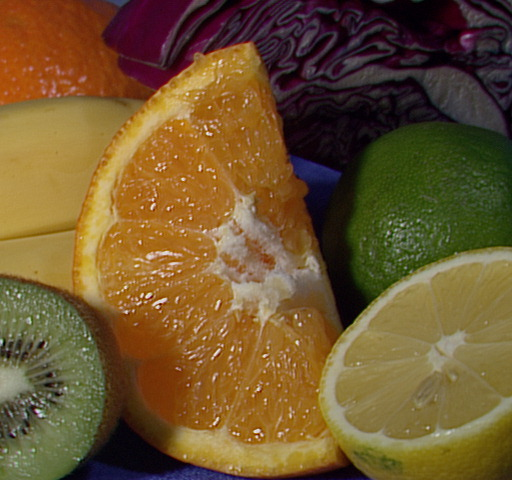
#> input picture assets/images/input.jpg, 512 x 480 px
$ jupyter execute '19. Histograms & K-Means Clustering for Color Analysis.ipynb'
#> lines starting #> are read from the running program, lines starting #| are printed output that depends on the picture
# **Histogram Representations**

#### **Objectives:**
1. View the RGB Histogram representations of images
2. Use K-Means Clustering to get the dominant colors and their proportions in images

> **Assets note.** The original asset pack for this course was never committed to this repo (no `images/`, `videos/`, or `haarcascades/`, in any past commit). This fork ships a real, working replacement set — sourced from OpenCV's own official sample data where a good match existed, generated procedurally where it didn't (see `scripts/generate_assets.py`) — under `assets/images/`, `assets/videos/`, and `assets/haarcascades/`, plus small, called-out fixes wherever a swap needed one. Nothing else was removed. See the README for the full source list. No download step needed — just run the cells top to bottom.

[cell 1]
import cv2
import numpy as np
from matplotlib import pyplot as plt

# Define our imshow function
def imshow(title = "Image", image = None, size = 8):
    w, h = image.shape[0], image.shape[1]
    aspect_ratio = w/h
    plt.figure(figsize=(size * aspect_ratio,size))
    plt.imshow(cv2.cvtColor(image, cv2.COLOR_BGR2RGB))
    plt.title(title)
    plt.show()

[cell 2]
image = cv2.imread('./assets/images/input.jpg')
#> image is the input picture: shape (480, 512, 3); mean B, G, R 46.2, 85.6, 110.8
imshow("Input", image)

# histogram = cv2.calcHist([image], [0], None, [256], [0, 256])

# We plot a histogram, ravel() flatens our image array
plt.hist(image.ravel(), 256, [0, 256])
plt.show()
#> figure, not shown here; tallest bar 7750 high, from x = 11 to 12

# Viewing Separate Color Channels
color = ('b', 'g', 'r')

# We now separate the colors and plot each in the Histogram
for i, col in enumerate(color):
    histogram2 = cv2.calcHist([image], [i], None, [256], [0, 256])
    plt.plot(histogram2, color = col)
    plt.xlim([0,256])

plt.show()
#> figure, not shown here; curve peaks at x = 11, y = 5442; curve peaks at x = 0, y = 4522; curve peaks at x = 144, y = 2425

**cv2.calcHist(images, channels, mask, histSize, ranges[, hist[, accumulate]])**

- **images** : it is the source image of type uint8 or float32. it should be given in square brackets, ie, "[img]".
- **channels** : it is also given in square brackets. It is the index of channel for which we calculate histogram. For example, if input is grayscale image, its value is [0]. For color image, you can pass [0], [1] or [2] to calculate histogram of blue, green or red channel respectively.
- **mask** : mask image. To find histogram of full image, it is given as "None". But if you want to find histogram of particular region of image, you have to create a mask image for that and give it as mask. (I will show an example later.)
- **histSize** : this represents our BIN count. Need to be given in square brackets. For full scale, we pass [256].
- **ranges** : this is our RANGE. Normally, it is [0,256].

[cell 3]
image = cv2.imread('./assets/images/tobago.jpg')
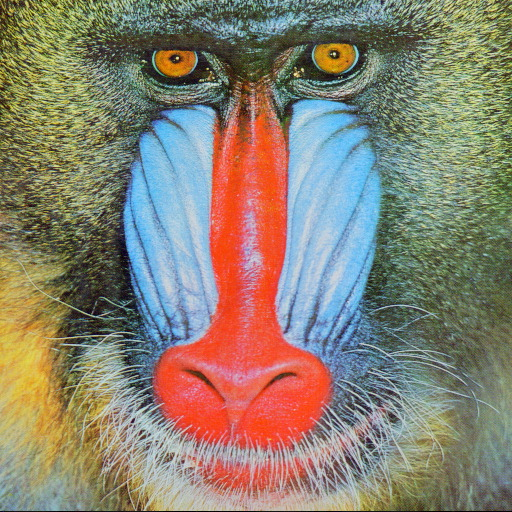
#> input picture assets/images/tobago.jpg, 512 x 512 px
#> image is the input picture: shape (512, 512, 3); mean B, G, R 112.9, 129.1, 137.1
imshow("Input", image)

histogram = cv2.calcHist([image], [0], None, [256], [0, 256])
#> histogram = 256 values, max 2063 at index 75, min 35 at index 254, mean 1024

# We plot a histogram, ravel() flatens our image array
plt.hist(image.ravel(), 256, [0, 256]); plt.show()
#> after `plt.hist(image.ravel(), 256, [0, 256])`:
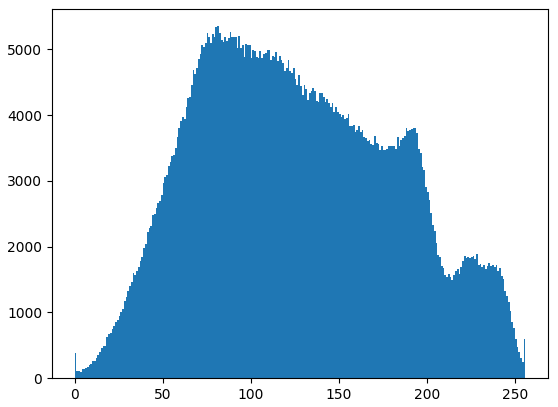
#> figure drawn by matplotlib, 1 panel; tallest bar 5352 high, from x = 81 to 82

# Viewing Separate Color Channels
color = ('b', 'g', 'r')

# We now separate the colors and plot each in the Histogram
for i, col in enumerate(color):
    histogram2 = cv2.calcHist([image], [i], None, [256], [0, 256])
    plt.plot(histogram2, color = col)
    plt.xlim([0,256])

plt.show()
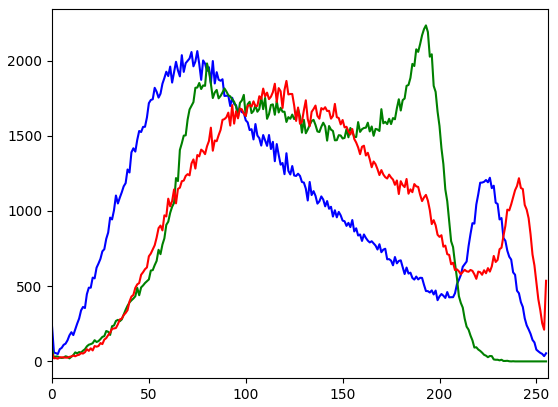
#> figure drawn by matplotlib, 1 panel; curve peaks at x = 75, y = 2063; curve peaks at x = 193, y = 2234; curve peaks at x = 121, y = 1865
#| (512, 512, 3)
#| (262144, 3)

## **K-Means Clustering to obtain the dominant colors in an image**

**The algorithm in one loop:** treat every pixel as a point in 3D RGB space (a cloud of colors, not a picture), then repeat two steps until nothing moves:

1. **Assign** — give each pixel to whichever of the `K` current centroids it's closest to (Euclidean distance in RGB).
2. **Update** — move each centroid to the *average* RGB value of all the pixels just assigned to it.

Start the `K` centroids at random colors, and this pulls them toward the actual clusters of color the image is made of — after a handful of iterations, each centroid has settled on one of the image's genuinely dominant colors, and `hist` (further up) is simply *what fraction of all pixels* ended up in each cluster. That's the entire `plotColors` bar chart: each segment's width is a cluster's vote share, its color is that cluster's final centroid.

[cell 4]
def centroidHistogram(clt):
    # Create a histrogram for the clusters based on the pixels in each cluster
    # Get the labels for each cluster
    numLabels = np.arange(0, len(np.unique(clt.labels_)) + 1)

    # Create our histogram
    (hist, _) = np.histogram(clt.labels_, bins = numLabels)

    # normalize the histogram, so that it sums to one
    hist = hist.astype("float")
    hist /= hist.sum()

    return hist

def plotColors(hist, centroids):
    # Create our blank barchart
    bar = np.zeros((100, 500, 3), dtype = "uint8")

    x_start = 0
    # iterate over the percentage and dominant color of each cluster
    for (percent, color) in zip(hist, centroids):
      # plot the relative percentage of each cluster
      end = x_start + (percent * 500)
      cv2.rectangle(bar, (int(x_start), 0), (int(end), 100),
        color.astype("uint8").tolist(), -1)
      x_start = end
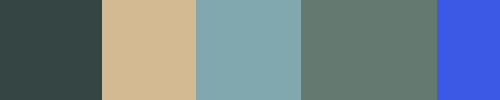
#> bar: shape (100, 500, 3); mean of channels 0, 1, 2 137.1, 128.7, 112.4; drawn as B, G, R
    return bar

[cell 5]
from sklearn.cluster import KMeans

image = cv2.imread('assets/images/tobago.jpg')
imshow("Input", image)

# We reshape our image into a list of RGB pixels
image = cv2.cvtColor(image, cv2.COLOR_BGR2RGB)
print(image.shape)
image = image.reshape((image.shape[0] * image.shape[1], 3))
print(image.shape)

number_of_clusters = 5
clt = KMeans(number_of_clusters)
clt.fit(image)

hist = centroidHistogram(clt)
bar = plotColors(hist, clt.cluster_centers_)

# show our color bart
plt.figure()
plt.axis("off")
plt.imshow(bar)
plt.show()

[cell 6]
from sklearn.cluster import KMeans

image = cv2.imread('assets/images/chess.JPG')
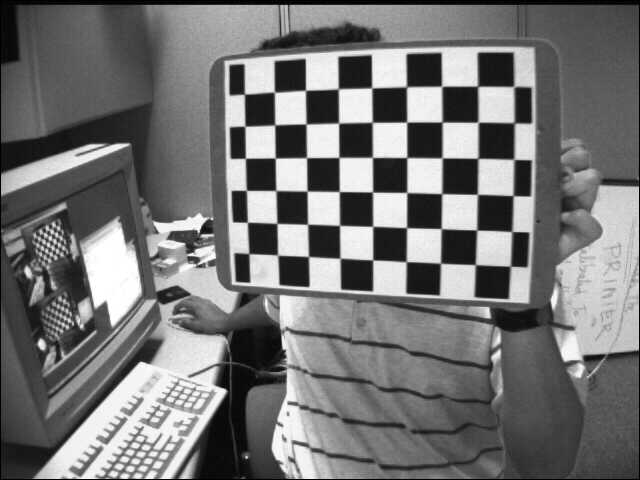
#> input picture assets/images/chess.JPG, 640 x 480 px
#> image is the input picture: shape (480, 640, 3); min 0, max 255, mean 116.6
imshow("Input", image)

# We reshape our image into a list of RGB pixels
image = cv2.cvtColor(image, cv2.COLOR_BGR2RGB)
image = image.reshape((image.shape[0] * image.shape[1], 3))

number_of_clusters = 3
clt = KMeans(number_of_clusters)
clt.fit(image)

hist = centroidHistogram(clt)
bar = plotColors(hist, clt.cluster_centers_)
#> after the loop in plotColors (call 2), `for (percent, color) in zip(hist, centroids):`:
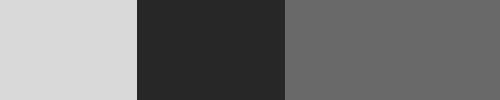
#> bar: shape (100, 500, 3); min 39, max 217, mean 116.2

# show our color bart
plt.figure()
plt.axis("off")
plt.imshow(bar)
plt.show()

[cell 7]
from sklearn.cluster import KMeans

image = cv2.imread('assets/images/bottlecaps.jpg')
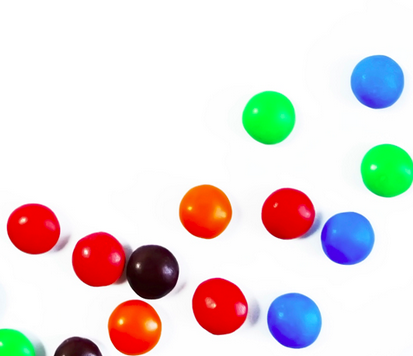
#> input picture assets/images/bottlecaps.jpg, 413 x 356 px
#> image is the input picture: shape (356, 413, 3); mean B, G, R 219.1, 220.4, 228.9
imshow("Input", image)

# We reshape our image into a list of RGB pixels
image = cv2.cvtColor(image, cv2.COLOR_BGR2RGB)
image = image.reshape((image.shape[0] * image.shape[1], 3))

number_of_clusters = 3
clt = KMeans(number_of_clusters)
clt.fit(image)

hist = centroidHistogram(clt)
bar = plotColors(hist, clt.cluster_centers_)
#> after the loop in plotColors (call 3), `for (percent, color) in zip(hist, centroids):`:
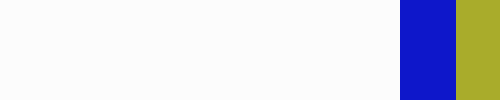
#> bar: shape (100, 500, 3); mean of channels 0, 1, 2 227.9, 219.3, 218.8; drawn as B, G, R

# show our color bart
plt.figure()
plt.axis("off")
plt.imshow(bar)
plt.show()

[cell 8]
from sklearn.cluster import KMeans

image = cv2.imread('assets/images/WaldoBeach.jpg')
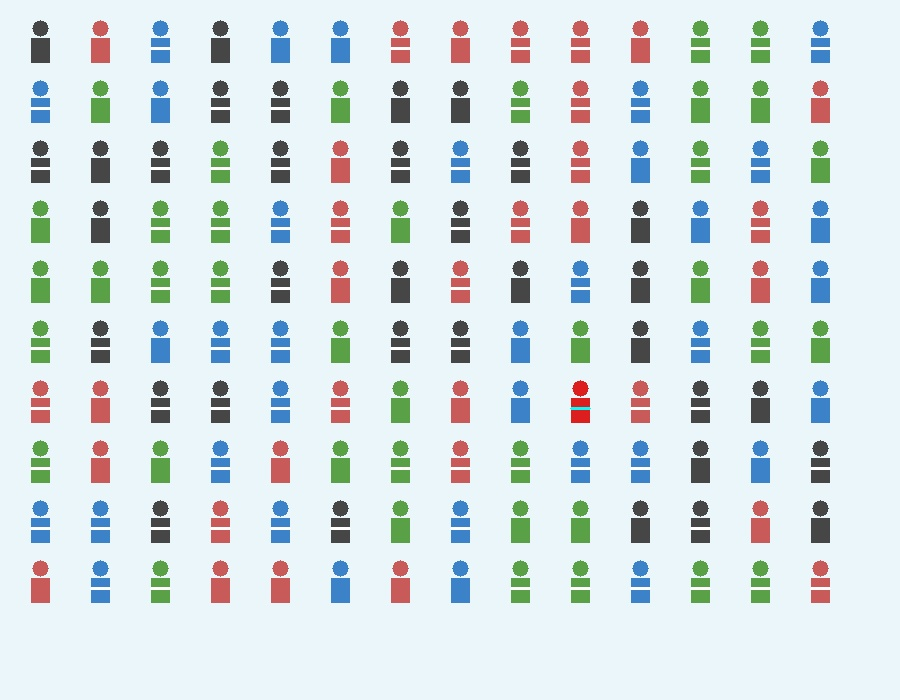
#> input picture assets/images/WaldoBeach.jpg, 900 x 700 px
#> image is the input picture: shape (700, 900, 3); mean B, G, R 229.4, 227.2, 216.2
imshow("Input", image)

# We reshape our image into a list of RGB pixels
image = cv2.cvtColor(image, cv2.COLOR_BGR2RGB)
image = image.reshape((image.shape[0] * image.shape[1], 3))

number_of_clusters = 3
clt = KMeans(number_of_clusters)
clt.fit(image)

hist = centroidHistogram(clt)
bar = plotColors(hist, clt.cluster_centers_)
#> after the loop in plotColors (call 4), `for (percent, color) in zip(hist, centroids):`:
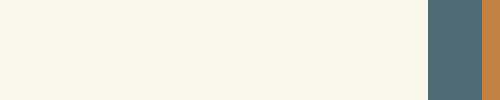
#> bar: shape (100, 500, 3); mean of channels 0, 1, 2 215.1, 226.9, 228.6; drawn as B, G, R

# show our color bart
plt.figure()
plt.axis("off")
plt.imshow(bar)
plt.show()
